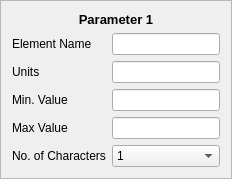
        <widget class="QFrame" name="frameParameter_1">
         <property name="frameShape">
          <enum>QFrame::StyledPanel</enum>
         </property>
         <property name="frameShadow">
          <enum>QFrame::Raised</enum>
         </property>
         <layout class="QFormLayout" name="formLayout">
          <item row="1" column="0">
           <widget class="QLabel" name="label">
            <property name="text">
             <string>Element Name</string>
            </property>
           </widget>
          </item>
          <item row="1" column="1">
           <widget class="QLineEdit" name="lineEdit"/>
          </item>
          <item row="2" column="0">
           <widget class="QLabel" name="label_2">
            <property name="text">
             <string>Units</string>
            </property>
           </widget>
          </item>
          <item row="2" column="1">
           <widget class="QLineEdit" name="lineEdit_2"/>
          </item>
          <item row="3" column="0">
           <widget class="QLabel" name="label_3">
            <property name="text">
             <string>Min. Value</string>
            </property>
           </widget>
          </item>
          <item row="3" column="1">
           <widget class="QLineEdit" name="lineEdit_3"/>
          </item>
          <item row="4" column="0">
           <widget class="QLabel" name="label_4">
            <property name="text">
             <string>Max Value</string>
            </property>
           </widget>
          </item>
          <item row="4" column="1">
           <widget class="QLineEdit" name="lineEdit_4"/>
          </item>
          <item row="5" column="0">
           <widget class="QLabel" name="label_6">
            <property name="text">
             <string>No. of Characters</string>
            </property>
           </widget>
          </item>
          <item row="5" column="1">
           <widget class="QComboBox" name="comboBox">
            <item>
             <property name="text">
              <string>1</string>
             </property>
            </item>
            <item>
             <property name="text">
              <string>2</string>
             </property>
            </item>
            <item>
             <property name="text">
              <string>3</string>
             </property>
            </item>
            <item>
             <property name="text">
              <string>4</string>
             </property>
            </item>
            <item>
             <property name="text">
              <string>5</string>
             </property>
            </item>
            <item>
             <property name="text">
              <string>6</string>
             </property>
            </item>
            <item>
             <property name="text">
              <string>7</string>
             </property>
            </item>
            <item>
             <property name="text">
              <string>8</string>
             </property>
            </item>
            <item>
             <property name="text">
              <string>9</string>
             </property>
            </item>
            <item>
             <property name="text">
              <string>10</string>
             </property>
            </item>
            <item>
             <property name="text">
              <string>11</string>
             </property>
            </item>
            <item>
             <property name="text">
              <string>12</string>
             </property>
            </item>
            <item>
             <property name="text">
              <string>13</string>
             </property>
            </item>
            <item>
             <property name="text">
              <string>14</string>
             </property>
            </item>
            <item>
             <property name="text">
              <string>15</string>
             </property>
            </item>
            <item>
             <property name="text">
              <string>16</string>
             </property>
            </item>
            <item>
             <property name="text">
              <string>17</string>
             </property>
            </item>
            <item>
             <property name="text">
              <string>18</string>
             </property>
            </item>
            <item>
             <property name="text">
              <string>19</string>
             </property>
            </item>
            <item>
             <property name="text">
              <string>20</string>
             </property>
            </item>
            <item>
             <property name="text">
              <string>21</string>
             </property>
            </item>
            <item>
             <property name="text">
              <string>22</string>
             </property>
            </item>
            <item>
             <property name="text">
              <string>23</string>
             </property>
            </item>
            <item>
             <property name="text">
              <string>24</string>
             </property>
            </item>
            <item>
             <property name="text">
              <string>25</string>
             </property>
            </item>
            <item>
             <property name="text">
              <string>26</string>
             </property>
            </item>
            <item>
             <property name="text">
              <string>27</string>
             </property>
            </item>
            <item>
             <property name="text">
              <string>28</string>
             </property>
            </item>
            <item>
             <property name="text">
              <string>29</string>
             </property>
            </item>
            <item>
             <property name="text">
              <string>30</string>
             </property>
            </item>
           </widget>
          </item>
          <item row="0" column="0" colspan="2">
           <widget class="QLabel" name="label_48">
            <property name="text">
             <string>&lt;html&gt;&lt;head/&gt;&lt;body&gt;&lt;p align=&quot;center&quot;&gt;&lt;span style=&quot; font-size:10pt; font-weight:600;&quot;&gt;Parameter 1&lt;/span&gt;&lt;/p&gt;&lt;/body&gt;&lt;/html&gt;</string>
            </property>
           </widget>
          </item>
         </layout>
        </widget>
